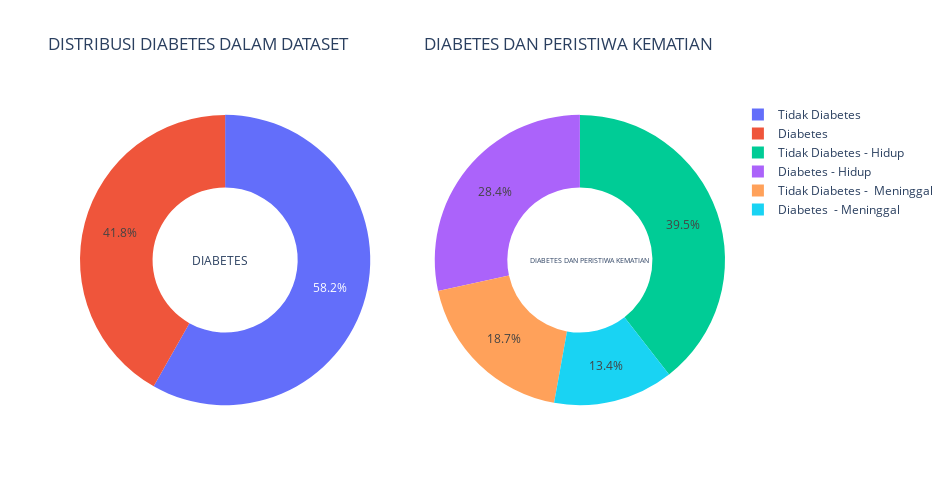

Source (notebook cell):
### Markdown cell above
Dari subplot di atas dapat disimpulkan bahwa pada data diatas, sebanyak 64,9% orang adalah PRIA atau LAKI-LAKI (di mana 44,1% orang masih hidup dan 20,7% orang yang meninggal) dan sebanyak 35,1% orang adalah WANITA atau PEREMPUAN (dengan 23,7% orang yang tetap hidup dan 11,4% orang yang meninggal).

### Code cell
d1 = data[(data["DEATH_EVENT"]==0) & (data["diabetes"]==0)]
d2 = data[(data["DEATH_EVENT"]==0) & (data["diabetes"]==1)]
d3 = data[(data["DEATH_EVENT"]==1) & (data["diabetes"]==0)]
d4 = data[(data["DEATH_EVENT"]==1) & (data["diabetes"]==1)]

label1 = ["Tidak Diabetes","Diabetes"]
label2 = ['Tidak Diabetes - Hidup','Diabetes - Hidup', "Tidak Diabetes -  Meninggal", "Diabetes  - Meninggal"]
values1 = [(len(d1)+len(d3)), (len(d2)+len(d4))]
values2 = [len(d1),len(d2),len(d3),len(d4)]

# Create subplots: use 'domain' type for Pie subplot
fig = make_subplots(rows=1, cols=2, specs=[[{'type':'domain'}, {'type':'domain'}]])
fig.add_trace(go.Pie(labels=label1, values=values1, name="DIABETES"),
              1, 1)
fig.add_trace(go.Pie(labels=label2, values=values2, name="DIABETES VS DEATH_EVENT"),
              1, 2)

# Use `hole` to create a donut-like pie chart
fig.update_traces(hole=.5, hoverinfo="label+percent")

fig.update_layout(
    title_text="DISTRIBUSI DIABETES DALAM DATASET \
                  DIABETES DAN PERISTIWA KEMATIAN",
    # Add annotations in the center of the donut pies.
    annotations=[dict(text='DIABETES', x=0.17, y=0.5, font_size=12, showarrow=False),
                 dict(text='DIABETES DAN PERISTIWA KEMATIAN', x=0.885, y=0.5, font_size=7, showarrow=False)],
    autosize=False,width=950, height=500, paper_bgcolor="white")
fig.show()

### Figure 1 — Plotly figure (JSON) as saved in the notebook; plotly's stock layout.template omitted (floating-point values rounded to 4 significant figures)
{"data": [{"domain": {"x": [0, 0.45], "y": [0, 1]}, "hole": 0.5, "hoverinfo": "label+percent", "labels": ["Tidak Diabetes", "Diabetes"], "name": "DIABETES", "type": "pie", "values": [174, 125]}, {"domain": {"x": [0.55, 1], "y": [0, 1]}, "hole": 0.5, "hoverinfo": "label+percent", "labels": ["Tidak Diabetes - Hidup", "Diabetes - Hidup", "Tidak Diabetes -  Meninggal", "Diabetes  - Meninggal"], "name": "DIABETES VS DEATH_EVENT", "type": "pie", "values": [118, 85, 56, 40]}], "layout": {"annotations": [{"font": {"size": 12}, "showarrow": false, "text": "DIABETES", "x": 0.17, "y": 0.5}, {"font": {"size": 7}, "showarrow": false, "text": "DIABETES DAN PERISTIWA KEMATIAN", "x": 0.885, "y": 0.5}], "autosize": false, "height": 500, "paper_bgcolor": "white", "title": {"text": "DISTRIBUSI DIABETES DALAM DATASET                   DIABETES DAN PERISTIWA KEMATIAN"}, "width": 950}}
